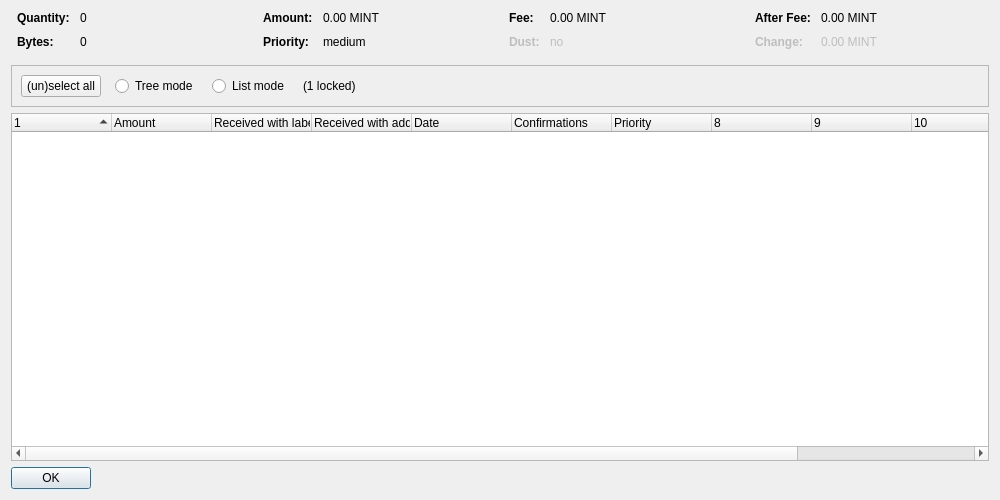
<?xml version="1.0" encoding="UTF-8"?>
<ui version="4.0">
 <class>CoinControlDialog</class>
 <widget class="QDialog" name="CoinControlDialog">
  <property name="geometry">
   <rect>
    <x>0</x>
    <y>0</y>
    <width>1000</width>
    <height>500</height>
   </rect>
  </property>
  <property name="windowTitle">
   <string>Coin Selection</string>
  </property>
  <layout class="QVBoxLayout" name="verticalLayout">
   <item>
    <layout class="QHBoxLayout" name="horizontalLayoutTop" stretch="0,0,0,0">
     <property name="topMargin">
      <number>0</number>
     </property>
     <property name="bottomMargin">
      <number>10</number>
     </property>
     <item>
      <layout class="QFormLayout" name="formLayoutCoinControl1">
       <property name="horizontalSpacing">
        <number>10</number>
       </property>
       <property name="verticalSpacing">
        <number>10</number>
       </property>
       <property name="leftMargin">
        <number>6</number>
       </property>
       <property name="rightMargin">
        <number>6</number>
       </property>
       <item row="0" column="0">
        <widget class="QLabel" name="labelCoinControlQuantityText">
         <property name="font">
          <font>
           <weight>75</weight>
           <bold>true</bold>
          </font>
         </property>
         <property name="text">
          <string>Quantity:</string>
         </property>
        </widget>
       </item>
       <item row="0" column="1">
        <widget class="QLabel" name="labelCoinControlQuantity">
         <property name="cursor">
          <cursorShape>IBeamCursor</cursorShape>
         </property>
         <property name="contextMenuPolicy">
          <enum>Qt::ActionsContextMenu</enum>
         </property>
         <property name="text">
          <string notr="true">0</string>
         </property>
         <property name="textInteractionFlags">
          <set>Qt::LinksAccessibleByMouse|Qt::TextSelectableByKeyboard|Qt::TextSelectableByMouse</set>
         </property>
        </widget>
       </item>
       <item row="1" column="0">
        <widget class="QLabel" name="labelCoinControlBytesText">
         <property name="font">
          <font>
           <weight>75</weight>
           <bold>true</bold>
          </font>
         </property>
         <property name="text">
          <string>Bytes:</string>
         </property>
        </widget>
       </item>
       <item row="1" column="1">
        <widget class="QLabel" name="labelCoinControlBytes">
         <property name="cursor">
          <cursorShape>IBeamCursor</cursorShape>
         </property>
         <property name="contextMenuPolicy">
          <enum>Qt::ActionsContextMenu</enum>
         </property>
         <property name="text">
          <string notr="true">0</string>
         </property>
         <property name="textInteractionFlags">
          <set>Qt::LinksAccessibleByMouse|Qt::TextSelectableByKeyboard|Qt::TextSelectableByMouse</set>
         </property>
        </widget>
       </item>
      </layout>
     </item>
     <item>
      <layout class="QFormLayout" name="formLayoutCoinControl2">
       <property name="horizontalSpacing">
        <number>10</number>
       </property>
       <property name="verticalSpacing">
        <number>10</number>
       </property>
       <property name="leftMargin">
        <number>6</number>
       </property>
       <property name="rightMargin">
        <number>6</number>
       </property>
       <item row="0" column="0">
        <widget class="QLabel" name="labelCoinControlAmountText">
         <property name="font">
          <font>
           <weight>75</weight>
           <bold>true</bold>
          </font>
         </property>
         <property name="text">
          <string>Amount:</string>
         </property>
        </widget>
       </item>
       <item row="0" column="1">
        <widget class="QLabel" name="labelCoinControlAmount">
         <property name="cursor">
          <cursorShape>IBeamCursor</cursorShape>
         </property>
         <property name="contextMenuPolicy">
          <enum>Qt::ActionsContextMenu</enum>
         </property>
         <property name="text">
          <string notr="true">0.00 MINT</string>
         </property>
         <property name="textInteractionFlags">
          <set>Qt::LinksAccessibleByMouse|Qt::TextSelectableByKeyboard|Qt::TextSelectableByMouse</set>
         </property>
        </widget>
       </item>
       <item row="1" column="0">
        <widget class="QLabel" name="labelCoinControlPriorityText">
         <property name="font">
          <font>
           <weight>75</weight>
           <bold>true</bold>
          </font>
         </property>
         <property name="text">
          <string>Priority:</string>
         </property>
        </widget>
       </item>
       <item row="1" column="1">
        <widget class="QLabel" name="labelCoinControlPriority">
         <property name="cursor">
          <cursorShape>IBeamCursor</cursorShape>
         </property>
         <property name="contextMenuPolicy">
          <enum>Qt::ActionsContextMenu</enum>
         </property>
         <property name="text">
          <string notr="true">medium</string>
         </property>
         <property name="textInteractionFlags">
          <set>Qt::LinksAccessibleByMouse|Qt::TextSelectableByKeyboard|Qt::TextSelectableByMouse</set>
         </property>
        </widget>
       </item>
      </layout>
     </item>
     <item>
      <layout class="QFormLayout" name="formLayoutCoinControl3">
       <property name="horizontalSpacing">
        <number>10</number>
       </property>
       <property name="verticalSpacing">
        <number>10</number>
       </property>
       <property name="leftMargin">
        <number>6</number>
       </property>
       <property name="rightMargin">
        <number>6</number>
       </property>
       <item row="0" column="0">
        <widget class="QLabel" name="labelCoinControlFeeText">
         <property name="font">
          <font>
           <weight>75</weight>
           <bold>true</bold>
          </font>
         </property>
         <property name="text">
          <string>Fee:</string>
         </property>
        </widget>
       </item>
       <item row="0" column="1">
        <widget class="QLabel" name="labelCoinControlFee">
         <property name="cursor">
          <cursorShape>IBeamCursor</cursorShape>
         </property>
         <property name="contextMenuPolicy">
          <enum>Qt::ActionsContextMenu</enum>
         </property>
         <property name="text">
          <string notr="true">0.00 MINT</string>
         </property>
         <property name="textInteractionFlags">
          <set>Qt::LinksAccessibleByMouse|Qt::TextSelectableByKeyboard|Qt::TextSelectableByMouse</set>
         </property>
        </widget>
       </item>
       <item row="1" column="0">
        <widget class="QLabel" name="labelCoinControlLowOutputText">
         <property name="enabled">
          <bool>false</bool>
         </property>
         <property name="font">
          <font>
           <weight>75</weight>
           <bold>true</bold>
          </font>
         </property>
         <property name="text">
          <string>Dust:</string>
         </property>
        </widget>
       </item>
       <item row="1" column="1">
        <widget class="QLabel" name="labelCoinControlLowOutput">
         <property name="enabled">
          <bool>false</bool>
         </property>
         <property name="cursor">
          <cursorShape>IBeamCursor</cursorShape>
         </property>
         <property name="contextMenuPolicy">
          <enum>Qt::ActionsContextMenu</enum>
         </property>
         <property name="text">
          <string notr="true">no</string>
         </property>
         <property name="textInteractionFlags">
          <set>Qt::LinksAccessibleByMouse|Qt::TextSelectableByKeyboard|Qt::TextSelectableByMouse</set>
         </property>
        </widget>
       </item>
      </layout>
     </item>
     <item>
      <layout class="QFormLayout" name="formLayoutCoinControl4">
       <property name="horizontalSpacing">
        <number>10</number>
       </property>
       <property name="verticalSpacing">
        <number>10</number>
       </property>
       <property name="leftMargin">
        <number>6</number>
       </property>
       <property name="rightMargin">
        <number>6</number>
       </property>
       <item row="0" column="0">
        <widget class="QLabel" name="labelCoinControlAfterFeeText">
         <property name="font">
          <font>
           <weight>75</weight>
           <bold>true</bold>
          </font>
         </property>
         <property name="text">
          <string>After Fee:</string>
         </property>
        </widget>
       </item>
       <item row="0" column="1">
        <widget class="QLabel" name="labelCoinControlAfterFee">
         <property name="cursor">
          <cursorShape>IBeamCursor</cursorShape>
         </property>
         <property name="contextMenuPolicy">
          <enum>Qt::ActionsContextMenu</enum>
         </property>
         <property name="text">
          <string notr="true">0.00 MINT</string>
         </property>
         <property name="textInteractionFlags">
          <set>Qt::LinksAccessibleByMouse|Qt::TextSelectableByKeyboard|Qt::TextSelectableByMouse</set>
         </property>
        </widget>
       </item>
       <item row="1" column="0">
        <widget class="QLabel" name="labelCoinControlChangeText">
         <property name="enabled">
          <bool>false</bool>
         </property>
         <property name="font">
          <font>
           <weight>75</weight>
           <bold>true</bold>
          </font>
         </property>
         <property name="text">
          <string>Change:</string>
         </property>
        </widget>
       </item>
       <item row="1" column="1">
        <widget class="QLabel" name="labelCoinControlChange">
         <property name="enabled">
          <bool>false</bool>
         </property>
         <property name="cursor">
          <cursorShape>IBeamCursor</cursorShape>
         </property>
         <property name="contextMenuPolicy">
          <enum>Qt::ActionsContextMenu</enum>
         </property>
         <property name="text">
          <string notr="true">0.00 MINT</string>
         </property>
         <property name="textInteractionFlags">
          <set>Qt::LinksAccessibleByMouse|Qt::TextSelectableByKeyboard|Qt::TextSelectableByMouse</set>
         </property>
        </widget>
       </item>
      </layout>
     </item>
    </layout>
   </item>
   <item>
    <widget class="QFrame" name="frame">
     <property name="minimumSize">
      <size>
       <width>0</width>
       <height>40</height>
      </size>
     </property>
     <property name="frameShape">
      <enum>QFrame::StyledPanel</enum>
     </property>
     <property name="frameShadow">
      <enum>QFrame::Sunken</enum>
     </property>
     <layout class="QHBoxLayout" name="horizontalLayout">
      <item>
       <layout class="QHBoxLayout" name="horizontalLayoutPanel" stretch="0,0,0,0,0">
        <property name="spacing">
         <number>14</number>
        </property>
        <item>
         <widget class="QPushButton" name="pushButtonSelectAll">
          <property name="sizePolicy">
           <sizepolicy hsizetype="Maximum" vsizetype="Fixed">
            <horstretch>0</horstretch>
            <verstretch>0</verstretch>
           </sizepolicy>
          </property>
          <property name="text">
           <string>(un)select all</string>
          </property>
          <property name="autoDefault">
           <bool>false</bool>
          </property>
         </widget>
        </item>
        <item>
         <widget class="QRadioButton" name="radioTreeMode">
          <property name="sizePolicy">
           <sizepolicy hsizetype="Maximum" vsizetype="Fixed">
            <horstretch>0</horstretch>
            <verstretch>0</verstretch>
           </sizepolicy>
          </property>
          <property name="text">
           <string>Tree mode</string>
          </property>
         </widget>
        </item>
        <item>
         <widget class="QRadioButton" name="radioListMode">
          <property name="sizePolicy">
           <sizepolicy hsizetype="Maximum" vsizetype="Fixed">
            <horstretch>0</horstretch>
            <verstretch>0</verstretch>
           </sizepolicy>
          </property>
          <property name="text">
           <string>List mode</string>
          </property>
         </widget>
        </item>
        <item>
         <widget class="QLabel" name="labelLocked">
          <property name="text">
           <string notr="true">(1 locked)</string>
          </property>
         </widget>
        </item>
        <item>
         <spacer name="horizontalSpacer">
          <property name="orientation">
           <enum>Qt::Horizontal</enum>
          </property>
          <property name="sizeHint" stdset="0">
           <size>
            <width>40</width>
            <height>20</height>
           </size>
          </property>
         </spacer>
        </item>
       </layout>
      </item>
     </layout>
    </widget>
   </item>
   <item>
    <widget class="CoinControlTreeWidget" name="treeWidget">
     <property name="contextMenuPolicy">
      <enum>Qt::CustomContextMenu</enum>
     </property>
     <property name="sortingEnabled">
      <bool>false</bool>
     </property>
     <property name="columnCount">
      <number>12</number>
     </property>
     <attribute name="headerShowSortIndicator" stdset="0">
      <bool>true</bool>
     </attribute>
     <attribute name="headerStretchLastSection">
      <bool>false</bool>
     </attribute>
     <column>
      <property name="text">
       <string/>
      </property>
     </column>
     <column>
      <property name="text">
       <string>Amount</string>
      </property>
     </column>
     <column>
      <property name="text">
       <string>Received with label</string>
      </property>
     </column>
     <column>
      <property name="text">
       <string>Received with address</string>
      </property>
     </column>
     <column>
      <property name="text">
       <string>Date</string>
      </property>
     </column>
     <column>
      <property name="text">
       <string>Confirmations</string>
      </property>
      <property name="toolTip">
       <string>Confirmed</string>
      </property>
     </column>
     <column>
      <property name="text">
       <string>Priority</string>
      </property>
     </column>
     <column>
      <property name="text">
       <string/>
      </property>
     </column>
     <column>
      <property name="text">
       <string/>
      </property>
     </column>
     <column>
      <property name="text">
       <string/>
      </property>
     </column>
     <column>
      <property name="text">
       <string/>
      </property>
     </column>
     <column>
      <property name="text">
       <string/>
      </property>
     </column>
    </widget>
   </item>
   <item>
    <widget class="QDialogButtonBox" name="buttonBox">
     <property name="sizePolicy">
      <sizepolicy hsizetype="Maximum" vsizetype="Fixed">
       <horstretch>0</horstretch>
       <verstretch>0</verstretch>
      </sizepolicy>
     </property>
     <property name="orientation">
      <enum>Qt::Horizontal</enum>
     </property>
     <property name="standardButtons">
      <set>QDialogButtonBox::Ok</set>
     </property>
    </widget>
   </item>
  </layout>
 </widget>
 <customwidgets>
  <customwidget>
   <class>CoinControlTreeWidget</class>
   <extends>QTreeWidget</extends>
   <header>coincontroltreewidget.h</header>
  </customwidget>
 </customwidgets>
 <resources/>
 <connections/>
</ui>
